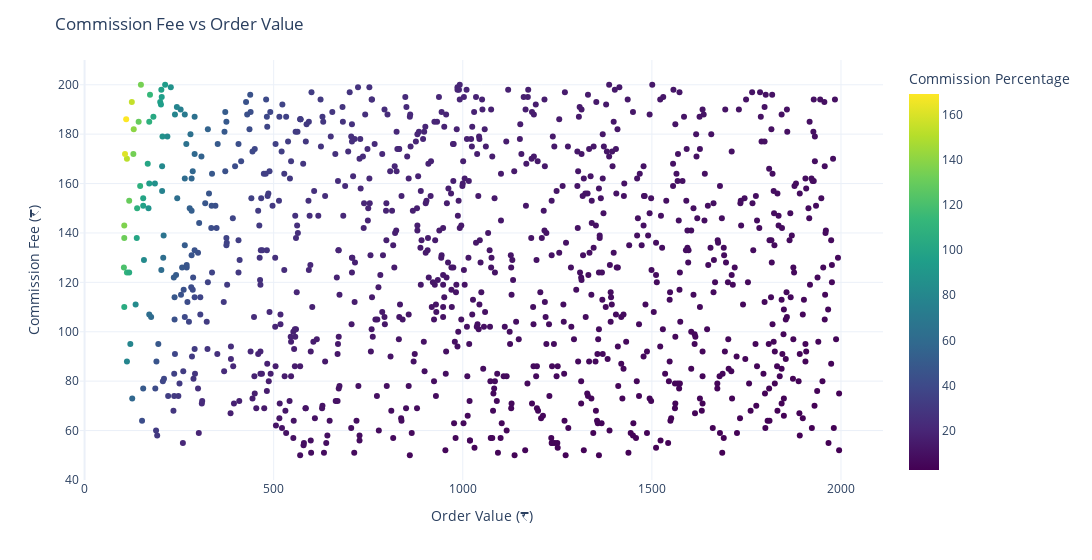

Notebook code for this chart:
### Code cell
# Commission fee vs order value
fig = px.scatter(df, x='Order Value', y='Commission Fee', color='Commission Percentage', labels={'Commission Fee': 'Commission Fee (₹)', 'Order Value': 'Order Value (₹)'}, color_continuous_scale='viridis')

fig.update_layout(title='Commission Fee vs Order Value', template='plotly_white', width=1600)
fig.show()

### Figure 1 — Plotly figure (JSON) as saved in the notebook; plotly's stock layout.template omitted (floating-point values rounded to 4 significant figures; data arrays with more than 128 entries replaced by an {"elided": "..."} marker saying what was removed)
{"data": [{"hovertemplate": "Order Value (₹)=%{x}<br>Commission Fee (₹)=%{y}<br>Commission Percentage=%{marker.color}<extra></extra>", "legendgroup": "", "marker": {"color": {"elided": "1000 float values"}, "coloraxis": "coloraxis", "symbol": "circle"}, "mode": "markers", "name": "", "orientation": "v", "showlegend": false, "type": "scatter", "x": {"elided": "1000 int values"}, "xaxis": "x", "y": {"elided": "1000 int values"}, "yaxis": "y"}], "layout": {"coloraxis": {"colorbar": {"title": {"text": "Commission Percentage"}}, "colorscale": [[0, "#440154"], [0.1111, "#482878"], [0.2222, "#3e4989"], [0.3333, "#31688e"], [0.4444, "#26828e"], [0.5556, "#1f9e89"], [0.6667, "#35b779"], [0.7778, "#6ece58"], [0.8889, "#b5de2b"], [1, "#fde725"]]}, "legend": {"tracegroupgap": 0}, "margin": {"t": 60}, "title": {"text": "Commission Fee vs Order Value"}, "width": 1600, "xaxis": {"anchor": "y", "domain": [0, 1], "title": {"text": "Order Value (₹)"}}, "yaxis": {"anchor": "x", "domain": [0, 1], "title": {"text": "Commission Fee (₹)"}}}}
